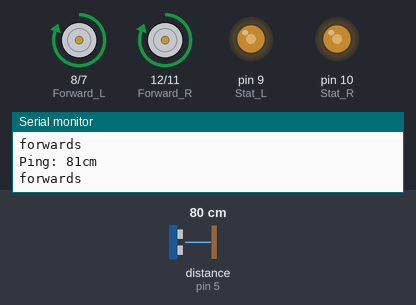
Simulated run of this sketch. Board: Arduino Uno, built with avr-gcc and run on an emulated ATmega328P. Shown: motor-driver pin pairs drawn as motors (green arrow = first pin HIGH = forward, orange = second pin HIGH = backward, longer = more drive), output pins drawn as LEDs (lit = HIGH), the last lines printed to the serial monitor. The test bench sets the inputs (shaded band); at power-on: distance to the obstacle (sensor on pin 5) 80 cm. The echo pulse lasts 58.3 µs per cm.

Above: at 1.2 s.
1.3 s: distance to the obstacle (sensor on pin 5) set to 20 cm
2.8 s: distance to the obstacle (sensor on pin 5) set to 16 cm
At 4.1 s:
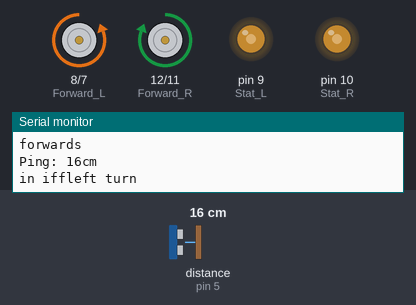
At 8.3 s:
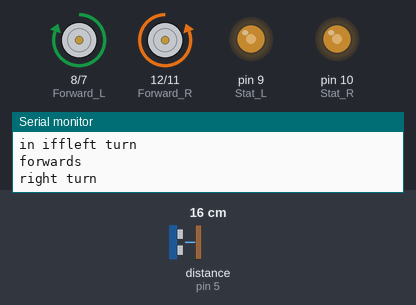
Timing chart, 0 to 14.8 s (numbered marks = the images above; inputs shaded):
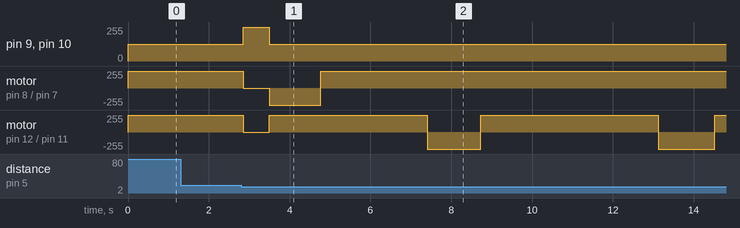

Measured:
- the behaviour switches between 19 and 18 cm on distance to the obstacle (sensor on pin 5) (found by bisection; images 0 and 1)
- after the input at 2.8 s, pin 9 (Stat_L), pin 10 (Stat_R): 125/255 → 255/255 after 0.05 s, → 125/255 0.65 s later

The sketch:

demo.ino
```cpp
#include <NewPing.h>
int Forward_L = 8;
int Forward_R = 12;
int Stat_L = 9;
int Stat_R = 10;
int Back_L = 7;
int Back_R = 11;

int LEFT_FEEDBACK = 2; // Pin numbers on Rover
int RIGHT_FEEDBACK = 3;

int leftcounter = 0; // initiate counter to zero for start
int rightcounter = 0; // counter could always be reset

int leftspeed = 125;
int rightspeed = 125;
int newSpeed = 125;
#define TRIGGER_PIN  4  // Arduino pin tied to trigger pin on the ultrasonic sensor.
#define ECHO_PIN     5  // Arduino pin tied to echo pin on the ultrasonic sensor.
#define MAX_DISTANCE 200 // Maximum distance we want to ping for (in centimeters). Maximum sensor distance is rated at 400-500cm.
#define DOWN_TRIGGER 13 // Adruino pin tied to the down sensor
#define DOWN_ECHO 17 // Adruino pin tied to down echo pin sensor
#define DOWN_MAX_DISTANCE 30 // Defining the max down distance
NewPing sonar(TRIGGER_PIN, ECHO_PIN, MAX_DISTANCE); // NewPing setup of pins and maximum distance.
NewPing DownSonar(DOWN_TRIGGER, DOWN_ECHO, DOWN_MAX_DISTANCE);


void setup(){
  // put your setup code here, to run once:
  pinMode(Forward_L,OUTPUT);
  pinMode(Stat_L,OUTPUT);
  pinMode(Back_L,OUTPUT);
  pinMode(Forward_R,OUTPUT);
  pinMode(Stat_R,OUTPUT);
  pinMode(Back_R,OUTPUT);
Serial.begin(115200); // Open serial monitor at 115200 baud to see ping results.
  //pinMode(ECHO_PIN,INPUT_PULLUP);
  int distance = sonar.ping_cm();
}


void forwards(){
  analogWrite(Stat_L, leftspeed); // enable motors on
  analogWrite(Stat_R, rightspeed);


  digitalWrite(Forward_L, HIGH); // forward motors on
  digitalWrite(Forward_R, HIGH);

  digitalWrite(Back_L, LOW);  // reverse motors off
  digitalWrite(Back_R, LOW);
  Serial.println("forwards");
}

void backwards(){
  analogWrite(Stat_L,leftspeed); // enable motors on
  analogWrite(Stat_R,rightspeed);

  digitalWrite(Forward_L,LOW); // forward motors off
  digitalWrite(Forward_R,LOW);

  digitalWrite(Back_L, HIGH);  // reverse motors on
  digitalWrite(Back_R, HIGH);
}
void hardstop(){

  digitalWrite(Stat_L,HIGH); // enable motors on
  digitalWrite(Stat_R,HIGH);

  digitalWrite(Forward_L,HIGH); // forward motors on
  digitalWrite(Forward_R,HIGH);

  digitalWrite(Back_L, HIGH);  // reverse motors on
  digitalWrite(Back_R, HIGH);

}
void brake(){

  digitalWrite(Stat_L,LOW); // enable motors off
  digitalWrite(Stat_R,LOW);

  digitalWrite(Forward_L,LOW); // forward motors off
  digitalWrite(Forward_R,LOW);

  digitalWrite(Back_L, LOW);  // reverse motors off
  digitalWrite(Back_R, LOW);

}

void leftturn(){
  analogWrite(Stat_L, leftspeed); // enable motors on
  analogWrite(Stat_R, rightspeed);

  digitalWrite(Forward_L, LOW); // forward motors on
  digitalWrite(Forward_R, HIGH);

  digitalWrite(Back_L, HIGH);  // reverse motors off
  digitalWrite(Back_R, LOW);
  Serial.println("left turn");
}

void rightturn(){
  analogWrite(Stat_L, leftspeed); // enable motors on
  analogWrite(Stat_R, rightspeed);

  digitalWrite(Forward_L, HIGH); // forward motors on
  digitalWrite(Forward_R, LOW);

  digitalWrite(Back_L, LOW);  // reverse motors off
  digitalWrite(Back_R, HIGH);
  Serial.println("right turn");
}

void loop() {
  // put your main code here, to run repeatedly:
  forwards();
  delay(50);                     // Wait 50ms between pings (about 20 pings/sec). 29ms should be the shortest delay between pings.
  Serial.print("Ping: ");
  int distance = sonar.ping_cm();
  Serial.print(distance); // Send ping, get distance in cm and print result (0 = outside set distance range)
  Serial.println("cm");

  if(distance >14 && distance <19 ){
    Serial.print("in iff");
    hardstop();
    delay(650);
    leftturn();
    delay(1275);
    forwards();
    delay(2625);
    rightturn();
    delay (1325);
    forwards();
    delay(4400);
    rightturn();
    delay (1400);
    forwards();
    delay(5350);
    rightturn();
    delay (1375);
    forwards();
    delay(8500);
    Serial.print("Ping: ");
    int downdistance = DownSonar.ping_cm();
    Serial.print(downdistance); // Send ping, get distance in cm and print result (0 = outside set distance range)
    Serial.println("cm");

  if(distance > 17 ){
    hardstop();
    delay (400);
    backwards();
    delay (850);
    hardstop();
    delay (10000);
    exit(0);
  }
}
}
```
